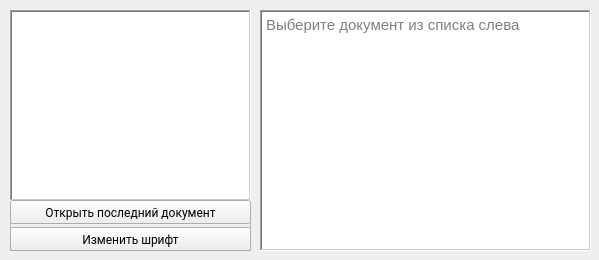
<?xml version="1.0" encoding="UTF-8"?>
<ui version="4.0">
 <class>Form</class>
 <widget class="QWidget" name="Form">
  <property name="geometry">
   <rect>
    <x>0</x>
    <y>0</y>
    <width>599</width>
    <height>260</height>
   </rect>
  </property>
  <property name="windowTitle">
   <string>aCrypt - библиотека</string>
  </property>
  <widget class="QTextEdit" name="textEdit">
   <property name="geometry">
    <rect>
     <x>260</x>
     <y>10</y>
     <width>331</width>
     <height>241</height>
    </rect>
   </property>
   <property name="minimumSize">
    <size>
     <width>300</width>
     <height>0</height>
    </size>
   </property>
   <property name="font">
    <font>
     <pointsize>11</pointsize>
    </font>
   </property>
   <property name="frameShape">
    <enum>QFrame::Shape::WinPanel</enum>
   </property>
   <property name="frameShadow">
    <enum>QFrame::Shadow::Sunken</enum>
   </property>
   <property name="documentTitle">
    <string/>
   </property>
   <property name="readOnly">
    <bool>true</bool>
   </property>
   <property name="markdown">
    <string/>
   </property>
   <property name="placeholderText">
    <string>Выберите документ из списка слева</string>
   </property>
  </widget>
  <widget class="QWidget" name="horizontalLayoutWidget">
   <property name="geometry">
    <rect>
     <x>0</x>
     <y>0</y>
     <width>20</width>
     <height>20</height>
    </rect>
   </property>
   <layout class="QHBoxLayout" name="horizontalLayout">
    <property name="spacing">
     <number>10</number>
    </property>
    <property name="sizeConstraint">
     <enum>QLayout::SizeConstraint::SetDefaultConstraint</enum>
    </property>
    <property name="leftMargin">
     <number>10</number>
    </property>
    <property name="topMargin">
     <number>10</number>
    </property>
    <property name="rightMargin">
     <number>10</number>
    </property>
    <property name="bottomMargin">
     <number>10</number>
    </property>
   </layout>
  </widget>
  <widget class="QFrame" name="leftFrame">
   <property name="enabled">
    <bool>true</bool>
   </property>
   <property name="geometry">
    <rect>
     <x>10</x>
     <y>10</y>
     <width>241</width>
     <height>241</height>
    </rect>
   </property>
   <property name="minimumSize">
    <size>
     <width>241</width>
     <height>81</height>
    </size>
   </property>
   <property name="maximumSize">
    <size>
     <width>241</width>
     <height>16777215</height>
    </size>
   </property>
   <property name="frameShape">
    <enum>QFrame::Shape::StyledPanel</enum>
   </property>
   <property name="frameShadow">
    <enum>QFrame::Shadow::Raised</enum>
   </property>
   <widget class="QListWidget" name="listView">
    <property name="geometry">
     <rect>
      <x>0</x>
      <y>0</y>
      <width>241</width>
      <height>191</height>
     </rect>
    </property>
    <property name="minimumSize">
     <size>
      <width>0</width>
      <height>0</height>
     </size>
    </property>
    <property name="maximumSize">
     <size>
      <width>241</width>
      <height>16777215</height>
     </size>
    </property>
    <property name="font">
     <font>
      <family>Roboto Lt</family>
     </font>
    </property>
    <property name="frameShape">
     <enum>QFrame::Shape::WinPanel</enum>
    </property>
    <property name="alternatingRowColors">
     <bool>true</bool>
    </property>
    <property name="selectionMode">
     <enum>QAbstractItemView::SelectionMode::SingleSelection</enum>
    </property>
    <property name="movement">
     <enum>QListView::Movement::Static</enum>
    </property>
   </widget>
   <widget class="QPushButton" name="changeFontButton">
    <property name="geometry">
     <rect>
      <x>0</x>
      <y>217</y>
      <width>241</width>
      <height>24</height>
     </rect>
    </property>
    <property name="minimumSize">
     <size>
      <width>0</width>
      <height>24</height>
     </size>
    </property>
    <property name="maximumSize">
     <size>
      <width>241</width>
      <height>24</height>
     </size>
    </property>
    <property name="font">
     <font>
      <family>Roboto</family>
     </font>
    </property>
    <property name="text">
     <string>Изменить шрифт</string>
    </property>
   </widget>
   <widget class="QWidget" name="verticalLayoutWidget">
    <property name="geometry">
     <rect>
      <x>10</x>
      <y>10</y>
      <width>21</width>
      <height>21</height>
     </rect>
    </property>
    <layout class="QVBoxLayout" name="verticalLayout">
     <property name="leftMargin">
      <number>3</number>
     </property>
     <property name="topMargin">
      <number>3</number>
     </property>
     <property name="rightMargin">
      <number>3</number>
     </property>
     <property name="bottomMargin">
      <number>3</number>
     </property>
    </layout>
   </widget>
   <widget class="QPushButton" name="openLastButton">
    <property name="geometry">
     <rect>
      <x>0</x>
      <y>190</y>
      <width>241</width>
      <height>24</height>
     </rect>
    </property>
    <property name="minimumSize">
     <size>
      <width>0</width>
      <height>24</height>
     </size>
    </property>
    <property name="maximumSize">
     <size>
      <width>241</width>
      <height>24</height>
     </size>
    </property>
    <property name="font">
     <font>
      <family>Roboto</family>
     </font>
    </property>
    <property name="text">
     <string>Открыть последний документ</string>
    </property>
   </widget>
  </widget>
 </widget>
 <resources/>
 <connections/>
</ui>
